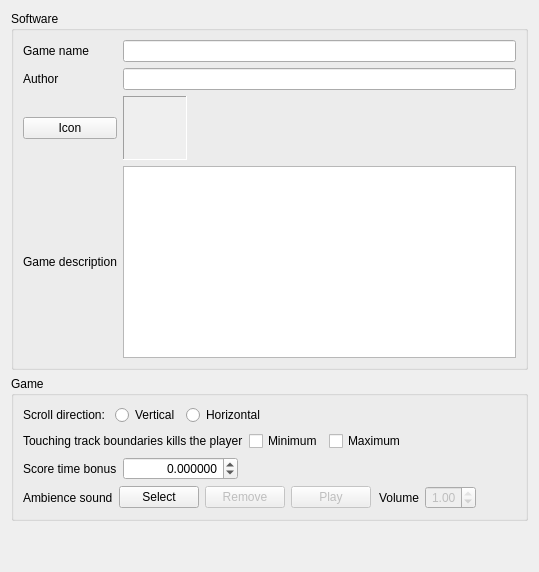
      <widget class="QWidget" name="tabGame">
       <property name="enabled">
        <bool>true</bool>
       </property>
       <property name="toolTip">
        <string/>
       </property>
       <property name="statusTip">
        <string>Define game properties</string>
       </property>
       <attribute name="title">
        <string>Game</string>
       </attribute>
       <layout class="QVBoxLayout" name="verticalLayout_10">
        <item>
         <widget class="QGroupBox" name="groupBox_Software">
          <property name="title">
           <string>Software</string>
          </property>
          <layout class="QGridLayout" name="gridLayout_17">
           <item row="1" column="0">
            <widget class="QLabel" name="label_Author">
             <property name="text">
              <string>Author</string>
             </property>
            </widget>
           </item>
           <item row="2" column="0">
            <widget class="QPushButton" name="pushButton_IconSelect">
             <property name="text">
              <string>Icon</string>
             </property>
            </widget>
           </item>
           <item row="0" column="1">
            <widget class="QLineEdit" name="lineEdit_GameName"/>
           </item>
           <item row="0" column="0">
            <widget class="QLabel" name="label_GameName">
             <property name="text">
              <string>Game name</string>
             </property>
            </widget>
           </item>
           <item row="3" column="0">
            <widget class="QLabel" name="label_GameDescription">
             <property name="text">
              <string>Game description</string>
             </property>
            </widget>
           </item>
           <item row="1" column="1">
            <widget class="QLineEdit" name="lineEdit_Author"/>
           </item>
           <item row="2" column="1">
            <layout class="QHBoxLayout" name="horizontalLayout">
             <item>
              <widget class="QLabel" name="label_GameIcon">
               <property name="minimumSize">
                <size>
                 <width>64</width>
                 <height>64</height>
                </size>
               </property>
               <property name="baseSize">
                <size>
                 <width>64</width>
                 <height>64</height>
                </size>
               </property>
               <property name="autoFillBackground">
                <bool>true</bool>
               </property>
               <property name="frameShape">
                <enum>QFrame::Panel</enum>
               </property>
               <property name="frameShadow">
                <enum>QFrame::Sunken</enum>
               </property>
               <property name="text">
                <string/>
               </property>
               <property name="scaledContents">
                <bool>true</bool>
               </property>
              </widget>
             </item>
             <item>
              <spacer name="horizontalSpacer_12">
               <property name="orientation">
                <enum>Qt::Horizontal</enum>
               </property>
               <property name="sizeHint" stdset="0">
                <size>
                 <width>40</width>
                 <height>20</height>
                </size>
               </property>
              </spacer>
             </item>
            </layout>
           </item>
           <item row="3" column="1">
            <widget class="QPlainTextEdit" name="plainTextEdit_GameDescription"/>
           </item>
          </layout>
         </widget>
        </item>
        <item>
         <widget class="QGroupBox" name="groupBox_Game">
          <property name="title">
           <string>Game</string>
          </property>
          <layout class="QVBoxLayout" name="verticalLayout_2">
           <item>
            <layout class="QHBoxLayout" name="horizontalLayout_7">
             <item>
              <widget class="QLabel" name="label_ScrollDirection">
               <property name="text">
                <string>Scroll direction: </string>
               </property>
              </widget>
             </item>
             <item>
              <widget class="QRadioButton" name="radioButton_VertialScrolling">
               <property name="text">
                <string>Vertical</string>
               </property>
              </widget>
             </item>
             <item>
              <widget class="QRadioButton" name="radioButton_HorizontalScrolling">
               <property name="text">
                <string>Horizontal</string>
               </property>
              </widget>
             </item>
             <item>
              <spacer name="horizontalSpacer_5">
               <property name="orientation">
                <enum>Qt::Horizontal</enum>
               </property>
               <property name="sizeHint" stdset="0">
                <size>
                 <width>40</width>
                 <height>20</height>
                </size>
               </property>
              </spacer>
             </item>
            </layout>
           </item>
           <item>
            <layout class="QHBoxLayout" name="horizontalLayout_8">
             <item>
              <widget class="QLabel" name="label_TrackKills">
               <property name="text">
                <string>Touching track boundaries kills the player</string>
               </property>
              </widget>
             </item>
             <item>
              <widget class="QCheckBox" name="checkBox_TrackMinimumKills">
               <property name="text">
                <string>Minimum</string>
               </property>
              </widget>
             </item>
             <item>
              <widget class="QCheckBox" name="checkBox_TrackMaximumKills">
               <property name="text">
                <string>Maximum</string>
               </property>
              </widget>
             </item>
             <item>
              <spacer name="horizontalSpacer">
               <property name="orientation">
                <enum>Qt::Horizontal</enum>
               </property>
               <property name="sizeHint" stdset="0">
                <size>
                 <width>40</width>
                 <height>20</height>
                </size>
               </property>
              </spacer>
             </item>
            </layout>
           </item>
           <item>
            <layout class="QHBoxLayout" name="horizontalLayout_15">
             <item>
              <widget class="QLabel" name="label_ScoreTimeBonus">
               <property name="text">
                <string>Score time bonus</string>
               </property>
              </widget>
             </item>
             <item>
              <widget class="QDoubleSpinBox" name="doubleSpinBox_ScoreTimeBonus">
               <property name="sizePolicy">
                <sizepolicy hsizetype="Maximum" vsizetype="Fixed">
                 <horstretch>0</horstretch>
                 <verstretch>0</verstretch>
                </sizepolicy>
               </property>
               <property name="minimumSize">
                <size>
                 <width>60</width>
                 <height>0</height>
                </size>
               </property>
               <property name="alignment">
                <set>Qt::AlignRight|Qt::AlignTrailing|Qt::AlignVCenter</set>
               </property>
               <property name="decimals">
                <number>6</number>
               </property>
               <property name="minimum">
                <double>-999999.999998999992386</double>
               </property>
               <property name="maximum">
                <double>999999.999998999992386</double>
               </property>
              </widget>
             </item>
             <item>
              <spacer name="horizontalSpacer_8">
               <property name="orientation">
                <enum>Qt::Horizontal</enum>
               </property>
               <property name="sizeHint" stdset="0">
                <size>
                 <width>40</width>
                 <height>20</height>
                </size>
               </property>
              </spacer>
             </item>
            </layout>
           </item>
           <item>
            <layout class="QHBoxLayout" name="horizontalLayout_17">
             <item>
              <widget class="QLabel" name="label_AmbienceSound">
               <property name="text">
                <string>Ambience sound</string>
               </property>
              </widget>
             </item>
             <item>
              <widget class="QPushButton" name="pushButton_AmbienceSoundSelect">
               <property name="text">
                <string>Select</string>
               </property>
              </widget>
             </item>
             <item>
              <widget class="QPushButton" name="pushButton_AmbienceSoundRemove">
               <property name="enabled">
                <bool>false</bool>
               </property>
               <property name="text">
                <string>Remove</string>
               </property>
              </widget>
             </item>
             <item>
              <widget class="QPushButton" name="pushButton_AmbienceSoundPlay">
               <property name="enabled">
                <bool>false</bool>
               </property>
               <property name="text">
                <string>Play</string>
               </property>
              </widget>
             </item>
             <item>
              <widget class="QLabel" name="label_AmbienceSoundVolume">
               <property name="text">
                <string>Volume</string>
               </property>
               <property name="indent">
                <number>2</number>
               </property>
              </widget>
             </item>
             <item>
              <widget class="QDoubleSpinBox" name="doubleSpinBox_AmbienceSoundVolume">
               <property name="enabled">
                <bool>false</bool>
               </property>
               <property name="alignment">
                <set>Qt::AlignRight|Qt::AlignTrailing|Qt::AlignVCenter</set>
               </property>
               <property name="maximum">
                <double>1.000000000000000</double>
               </property>
               <property name="singleStep">
                <double>0.100000000000000</double>
               </property>
               <property name="value">
                <double>1.000000000000000</double>
               </property>
              </widget>
             </item>
             <item>
              <spacer name="horizontalSpacer_4">
               <property name="orientation">
                <enum>Qt::Horizontal</enum>
               </property>
               <property name="sizeHint" stdset="0">
                <size>
                 <width>40</width>
                 <height>20</height>
                </size>
               </property>
              </spacer>
             </item>
            </layout>
           </item>
          </layout>
         </widget>
        </item>
        <item>
         <spacer name="verticalSpacer">
          <property name="orientation">
           <enum>Qt::Vertical</enum>
          </property>
          <property name="sizeHint" stdset="0">
           <size>
            <width>20</width>
            <height>40</height>
           </size>
          </property>
         </spacer>
        </item>
       </layout>
      </widget>
